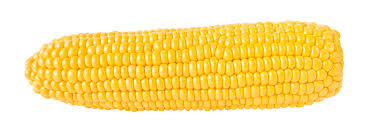
#> input picture images/corn/4.jpg, 372 x 135 px, found by its file name
$ python o.py
#> lines starting #> are read from the running program, lines starting #| are printed output that depends on the picture
import cv2
import numpy as np
import matplotlib.pyplot as plt

def find_color_palette(image_path, num_colors):
    # Load the image
#> called with num_colors = 4
    image = cv2.imread(image_path)
#> image is the input picture: shape (135, 372, 3); mean B, G, R 160.6, 228.9, 252.6

    # Convert the image from BGR to RGB
    image_rgb = cv2.cvtColor(image, cv2.COLOR_BGR2RGB)

    # Reshape the image to a 2D array of pixels
    pixels = image_rgb.reshape(-1, 3)

    # Perform k-means clustering to find the dominant colors
    _, labels, centers = cv2.kmeans(pixels.astype(np.float32), num_colors, None, criteria=(cv2.TERM_CRITERIA_EPS + cv2.TERM_CRITERIA_MAX_ITER, 100, 0.2), attempts=10, flags=cv2.KMEANS_RANDOM_CENTERS)
#> centers = [[251.7, 206.6, 72.8], [254.7, 254.3, 253.5], [252.3, 222.7, 142.1], [248.4, 187.9, 15.02]]

    # Convert the centers to integers
    centers = np.uint8(centers)
#> centers = [[251, 206, 72], [254, 254, 253], [252, 222, 142], [248, 187, 15]]

    # Create a color palette using the dominant colors
    palette = centers[labels.flatten()]

    # Reshape the palette to match the original image shape
    palette = palette.reshape(image_rgb.shape)
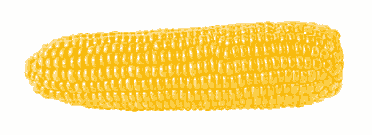
#> palette: shape (135, 372, 3); mean R, G, B 252, 228.4, 160.2

    # Display the color palette
    plt.imshow(palette)
    plt.axis('off')
    plt.show()

# Example usage
image_path = r'C:\Users\C.GOUTHAM\Desktop\Deepcorn\images\corn\4.jpg'
num_colors = 4
find_color_palette(image_path, num_colors)

$ run again, with images/corn/1.jpg copied over images/corn/4.jpg
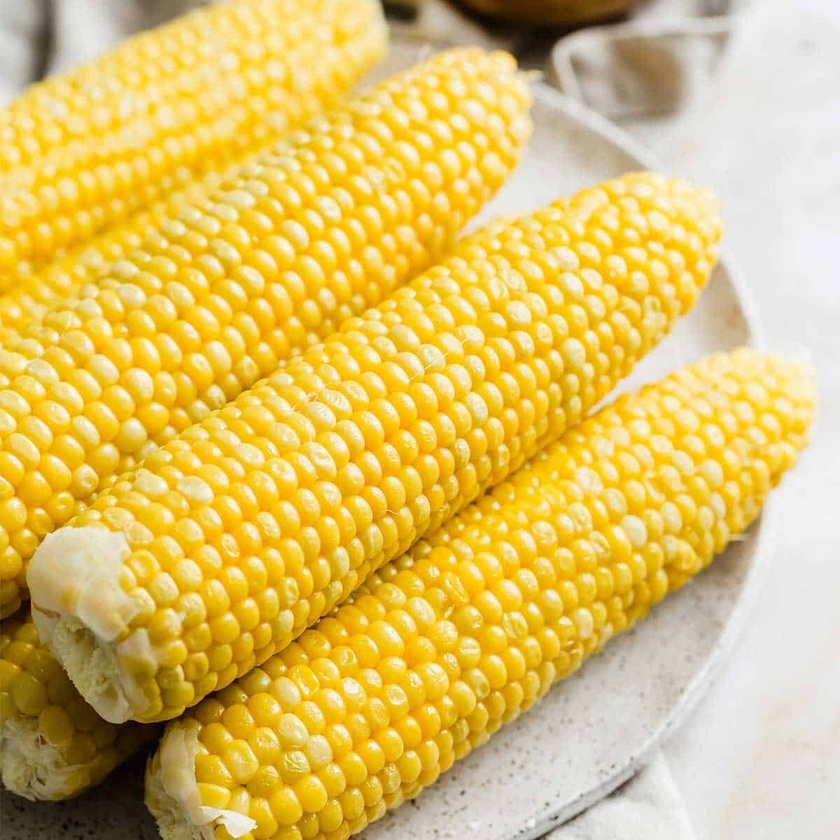
#> input picture images/corn/1.jpg, 840 x 840 px, shrunk from 1200 x 1200 before the run, found by its file name
#> in find_color_palette, image is the input picture: shape (840, 840, 3); mean B, G, R 104.5, 192.9, 221.9
#> in find_color_palette, `_, labels, centers = cv2.kmeans(pixels.astype(np.float32), num_colors,..`: centers = [[235.1, 183.2, 19.23], [231.1, 225.8, 211.5], [106.6, 84.03, 37.28], [235.1, 207.3, 119.7]]
#> in find_color_palette, `centers = np.uint8(centers)`: centers = [[235, 183, 19], [231, 225, 211], [106, 84, 37], [235, 207, 119]]
#> in find_color_palette, `palette = palette.reshape(image_rgb.shape)`:
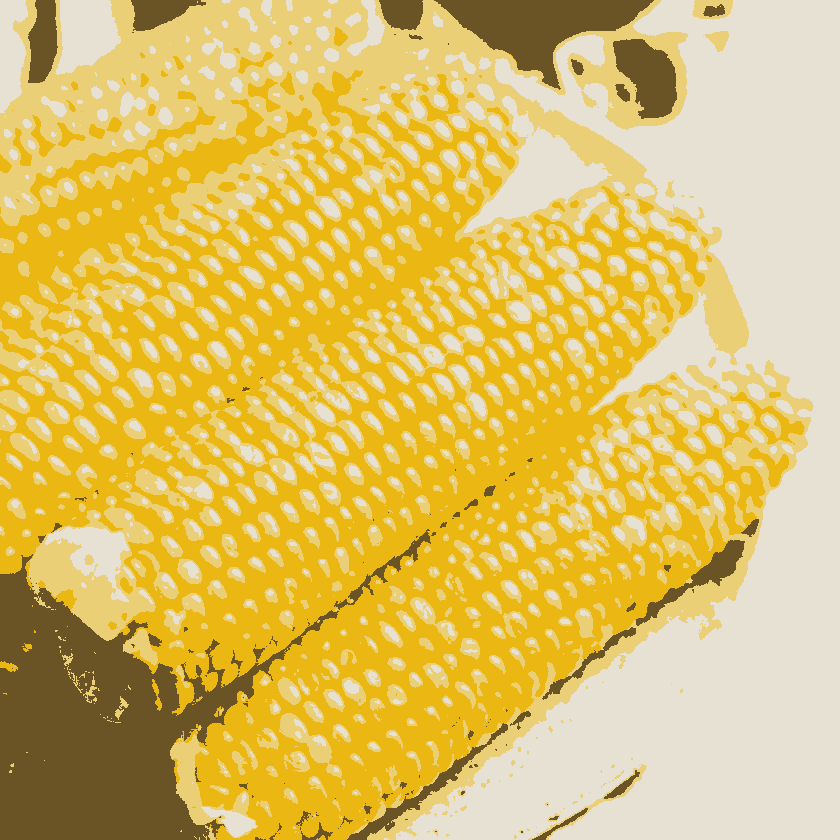
#> palette: shape (840, 840, 3); mean R, G, B 221.8, 192.5, 104

$ run again, with images/corn/11.jpg copied over images/corn/4.jpg
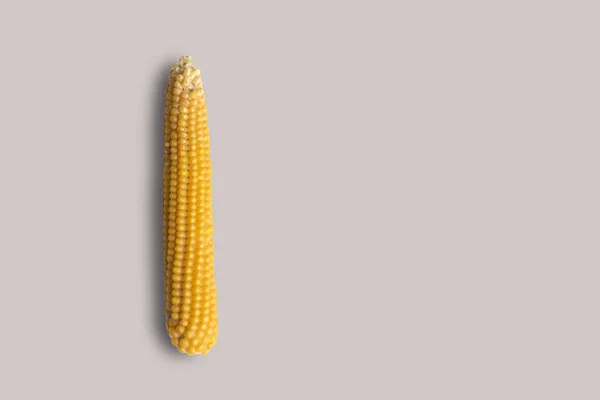
#> input picture images/corn/11.jpg, 600 x 400 px, found by its file name
#> in find_color_palette, image is the input picture: shape (400, 600, 3); mean B, G, R 189.2, 195.7, 206.9
#> in find_color_palette, `_, labels, centers = cv2.kmeans(pixels.astype(np.float32), num_colors,..`: centers = [[208.2, 199.7, 199.1], [231.5, 178.5, 65.45], [151.7, 104.1, 29.74], [129.3, 121.3, 119.2]]
#> in find_color_palette, `centers = np.uint8(centers)`: centers = [[208, 199, 199], [231, 178, 65], [151, 104, 29], [129, 121, 119]]
#> in find_color_palette, `palette = palette.reshape(image_rgb.shape)`:
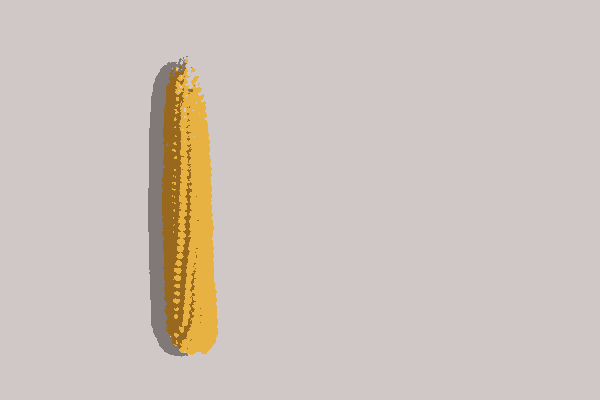
#> palette: shape (400, 600, 3); mean R, G, B 206.2, 195, 189.6

$ run again, with images/corn/12.jpg copied over images/corn/4.jpg
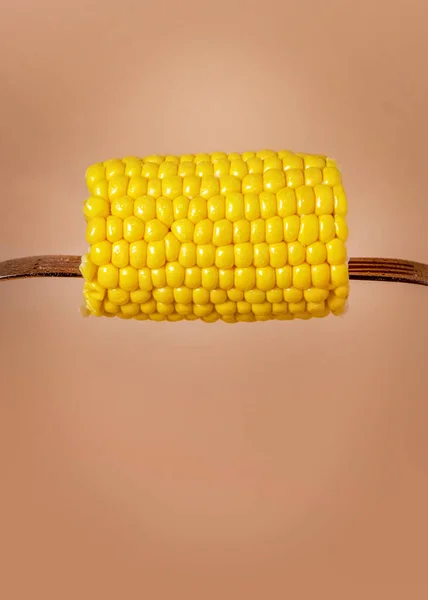
#> input picture images/corn/12.jpg, 428 x 600 px, found by its file name
#> in find_color_palette, image is the input picture: shape (600, 428, 3); mean B, G, R 95.1, 151.6, 204.3
#> in find_color_palette, `_, labels, centers = cv2.kmeans(pixels.astype(np.float32), num_colors,..`: centers = [[144, 83.57, 16.51], [210.5, 161.1, 125.3], [196.8, 140.8, 105.5], [232.3, 188.1, 14.4]]
#> in find_color_palette, `centers = np.uint8(centers)`: centers = [[144, 83, 16], [210, 161, 125], [196, 140, 105], [232, 188, 14]]
#> in find_color_palette, `palette = palette.reshape(image_rgb.shape)`:
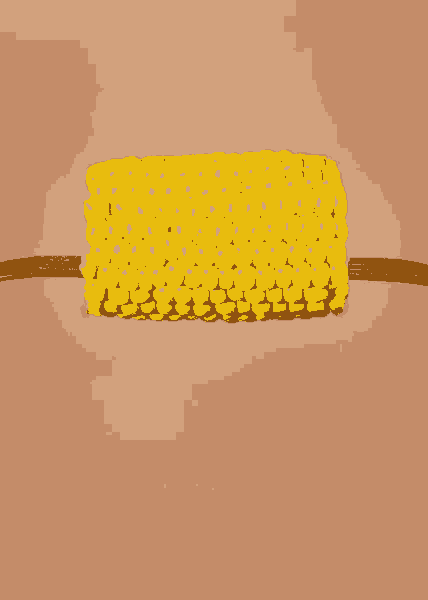
#> palette: shape (600, 428, 3); mean R, G, B 203.7, 151.1, 94.7
